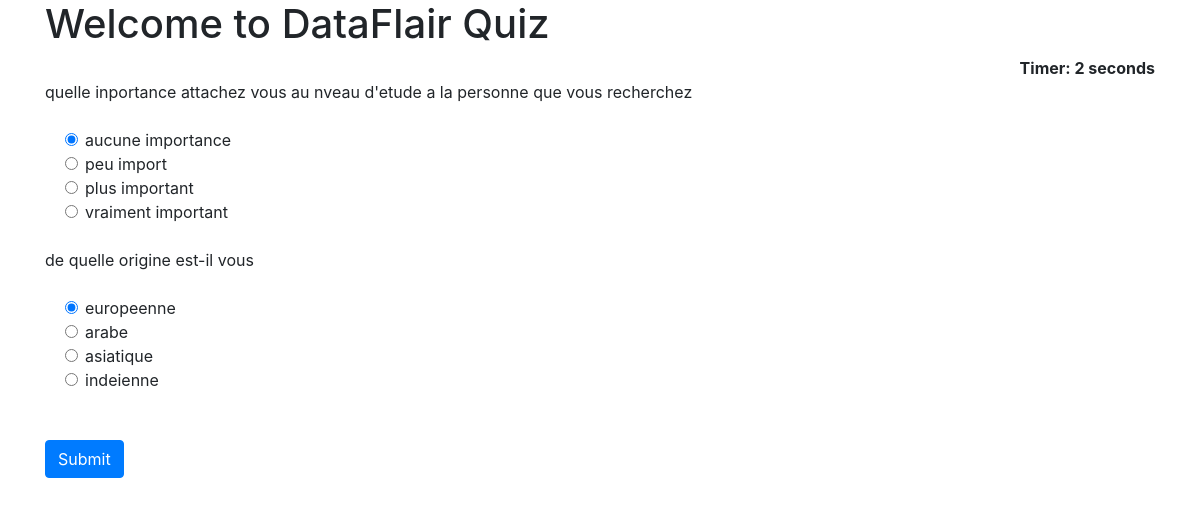
/home/, run on the app's committed database.
### ass/models.py (models this page shows, shortened)
class QuesModel(models.Model):
    question = models.CharField(max_length=200,null=True)
    op1 = models.CharField(max_length=200,null=True)
    op2 = models.CharField(max_length=200,null=True)
    op3 = models.CharField(max_length=200,null=True)
    op4 = models.CharField(max_length=200,null=True)
    ans = models.CharField(max_length=200,null=True)

### ass/views.py (the view)
# urls.py: path('home/', views.home,name='home'),
def home(request):
    if request.method == 'POST':
        print(request.POST)
        questions=QuesModel.objects.all()
        score=0
        wrong=0
        correct=0
        total=0
        for q in questions:
            total+=1
            print(request.POST.get(q.question))
            print(q.ans)
            print()
            if q.ans ==  request.POST.get(q.question):
                score+=10
                correct+=1
            else:
                wrong+=1
        context = {
            'score':score,
            'time': request.POST.get('timer'),
            'correct':correct,
            'wrong':wrong,
            'total':total
        }
        return render(request,'ass/result.html',context)
    else:
        questions=QuesModel.objects.all()
        context = {
            'questions':questions
        }
        return render(request,'ass/home.html',context)

### ass/templates/ass/home.html (shortened to what this page needs)
{% extends 'ass/dependecie.html' %}
{% load static %}
{% block content %}
<div class="container ">
<h1>Welcome to DataFlair Quiz</h1>
<div align="right " id="displaytimer"><b>Timer: 0 seconds</b></div>
 <form method='post' action=''>
    {% for q  in questions%}
    <div class="form-group">
      <label for="question">{{q.question}}</label>
    </div>
    <div class="form-check">
        <div class="form-check">
            <input class="form-check-input" type="radio" name="{{q.question}}" id="gridRadios1" value="option1" checked>
            <label class="form-check-label" for="gridRadios1">
                {{q.op1}}
            </label>
        </div>
        <div class="form-check">
            <input class="form-check-input" type="radio" name="{{q.question}}" id="gridRadios2" value="option2">
            <label class="form-check-label" for="gridRadios2">
                {{q.op2}}
            </label>
        </div>
        <div class="form-check">
            <input class="form-check-input" type="radio" name="{{q.question}}" id="gridRadios1" value="option3">
            <label class="form-check-label" for="gridRadios1">
                {{q.op3}}
            </label>
        </div>
        <div class="form-check">
            <input class="form-check-input" type="radio" name="{{q.question}}" id="gridRadios2" value="option4">
            <label class="form-check-label" for="gridRadios2">
                {{q.op4}}
            </label>
        </div>
        <br>
    </div>
    {% endfor %}
    <br>
    <button type="submit" class="btn btn-primary">Submit</button>
  </form>
</div>
{% endblock %}

### data on the page
QuesModel: question "quelle inportance attachez vous au nveau d'etude a la personne que vous recherchez", op1 "aucune importance", op2 "peu import", op3 "plus important", op4 "vraiment important"
QuesModel: question "de quelle origine est-il vous", op1 "europeenne", op2 "arabe", op3 "asiatique", op4 "indeienne"
